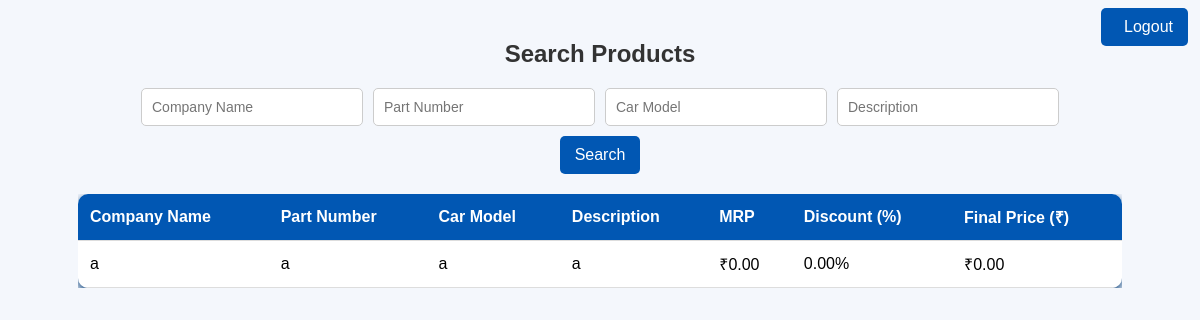
Before: /w/search/ (signed in) with the older database file.
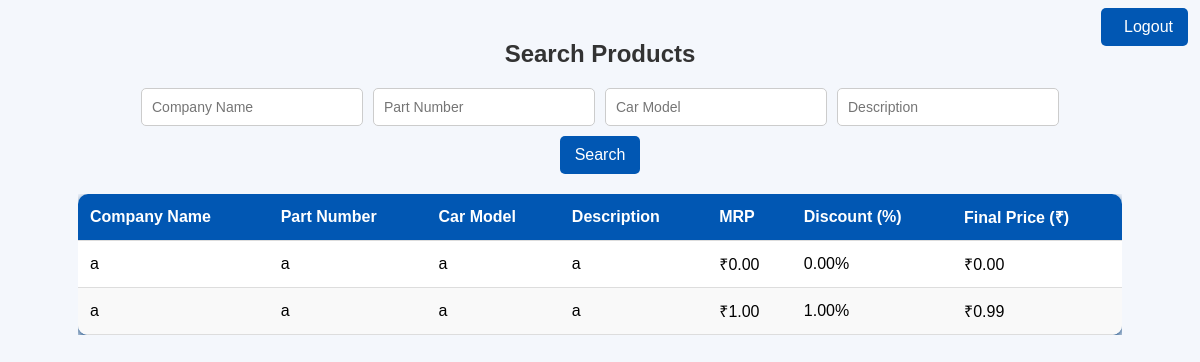
After: the same page with the newer database file.
### authentication/models.py (models this page shows, shortened)
class Product(models.Model):
    company_name = models.CharField(max_length=255,default='',blank=False)
    part_number = models.CharField(max_length=255,default='', blank=True)
    car_model = models.CharField(max_length=255,default='', blank=True)
    description = models.TextField(default='', blank=False, null=True)
    mrp = models.DecimalField(max_digits=10, decimal_places=2,blank=False)
    discount = models.DecimalField(max_digits=5, decimal_places=2,default=0,blank=True)
    final_price = models.DecimalField(max_digits=10, decimal_places=2, editable=False)
    c_price = models.DecimalField(max_digits=5, decimal_places=2,default=0,blank=True)
    m_price = models.DecimalField(max_digits=5, decimal_places=2,default=0,blank=True)

### worker/views.py (the view)
# urls.py: path("search/", views.search_product, name="search_product"),
@login_required(login_url='userlogin')
def search_product(request):
    user = request.user
    if not hasattr(user, 'worker'):
        messages.error(request, 'You are not a worker. We are logging you out.')
        logout(request)
        return redirect('userlogin')
    query_company = request.GET.get("company_name", "")
    query_part = request.GET.get("part_number", "")
    query_car_model = request.GET.get("car_model", "")
    query_description = request.GET.get("description", "")
    products = Product.objects.all()
    if query_company:
        products = products.filter(company_name__icontains=query_company)
    if query_part:
        products = products.filter(part_number__icontains=query_part)
    if query_car_model:
        products = products.filter(car_model__icontains=query_car_model)
    if query_description:
        products = products.filter(description__icontains=query_description)
    return render(request, "find_product.html", {
        "products": products,
        "query_company": query_company,
        "query_part": query_part,
        "query_car_model": query_car_model,
        "query_description": query_description,
    })

### worker/templates/find_product.html (shortened to what this page needs)
<!DOCTYPE html>
<html lang="en">
<head>
</head>
<body>
    <form id="logoutForm" method="POST" action="{% url 'logout' %}">
        <button type="submit" id="logoutButton" class="logout-btn style"
            style="position: absolute; top: 1%; right: 1%; padding: 5px -5px;">
             Logout
        </button>
    </form>
    <h2>Search Products</h2>
    <form method="get" class="search-container">
        <input type="text" name="company_name" value="{{ query_company }}" placeholder="Company Name">
        <input type="text" name="part_number" value="{{ query_part }}" placeholder="Part Number">
        <input type="text" name="car_model" value="{{ query_car_model }}" placeholder="Car Model">
        <input type="text" name="description" value="{{ query_description }}" placeholder="Description">
        <div style="width: 100%; text-align: center;">
            <button type="submit">Search</button>
        </div>
    </form>
    {% if products %}
        <div class="table-container">
            <table>
                <thead>
                    <tr>
                        <th>Company Name</th>
                        <th>Part Number</th>
                        <th>Car Model</th>
                        <th>Description</th>
                        <th>MRP</th>
                        <th>Discount (%)</th>
                        <th>Final Price (₹)</th>
                    </tr>
                </thead>
                <tbody>
                    {% for product in products %}
                        <tr>
                            <td>{{ product.company_name }}</td>
                            <td>{{ product.part_number }}</td>
                            <td>{{ product.car_model }}</td>
                            <td>{{ product.description }}</td>
                            <td>₹{{ product.mrp }}</td>
                            <td>{{ product.discount }}%</td>
                            <td>₹{{ product.final_price }}</td>
                        </tr>
                    {% endfor %}
                </tbody>
            </table>
        </div>
    {% else %}
        <p class="no-products">No products found</p>
    {% endif %}
</body>
</html>

Changed rows visible on the page:
added Product: company_name "a", part_number "a", car_model "a", description "a", mrp "1.00", discount "1.00", final_price "0.99"
